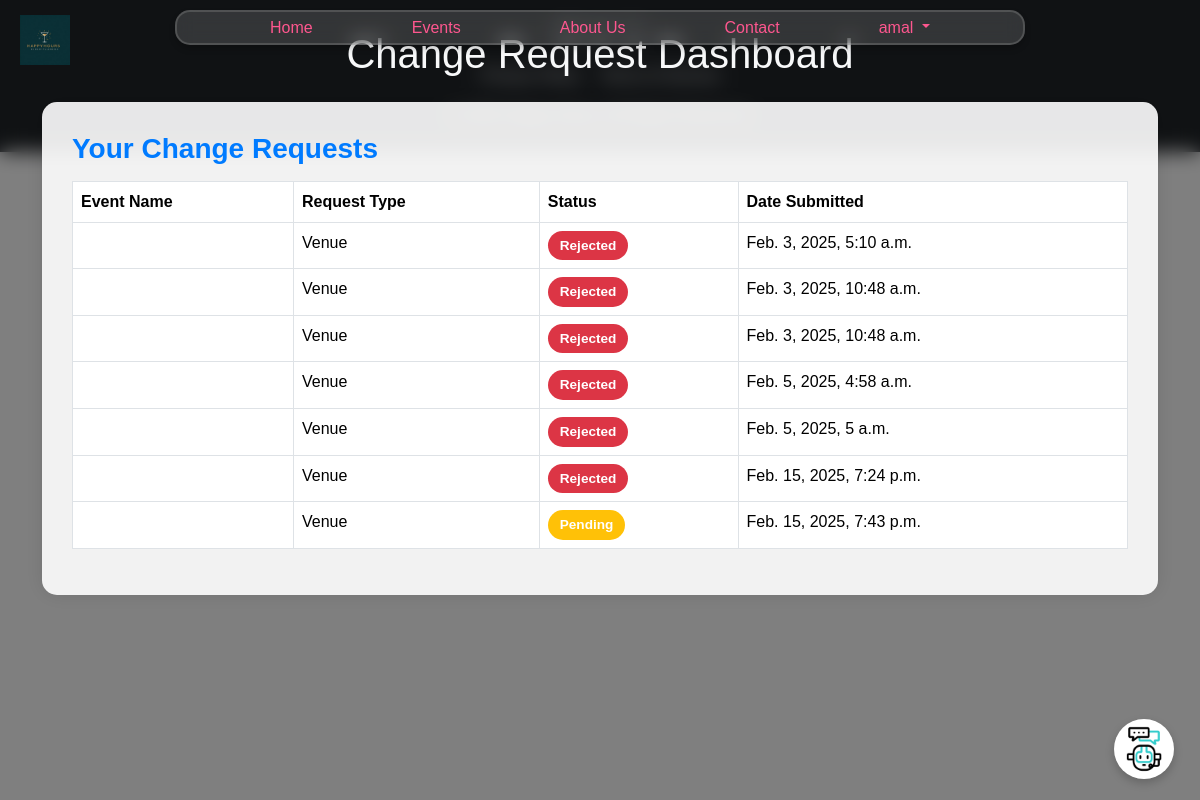
The app's page /user/change-requests-dashboard/ (signed in) with its own data.
### userapp/models.py (models this page shows, shortened)
class CustomUser(AbstractUser):
    phone_number = models.CharField(max_length=15, null=True, blank=True)
    address = models.TextField(null=True, blank=True)
    profile_picture = models.ImageField(upload_to='profile_pics/', null=True, blank=True)  # New field

class ChangeRequest(models.Model):
    user = models.ForeignKey(CustomUser, on_delete=models.CASCADE)
    booking = models.ForeignKey('eventapp.Booking', on_delete=models.CASCADE)  # Use a string reference
    request_type = models.CharField(
        max_length=50,
        choices=[('Date', 'Date'), ('Venue', 'Venue')]
    )  # What change is requested
    new_value = models.CharField(max_length=255)  # The new date/venue requested
    status = models.CharField(
        max_length=50,
        choices=[('Pending', 'Pending'), ('Approved', 'Approved'), ('Rejected', 'Rejected')],
        default='Pending'
    )
    created_at = models.DateTimeField(auto_now_add=True)

### userapp/views.py (the view)
# urls.py: path('change-requests-dashboard/', views.change_requests_dashboard, name='change_requests_dashboard'),
@login_required
def change_requests_dashboard(request):
    change_requests = ChangeRequest.objects.filter(user=request.user)
    return render(request, 'eventapp/change_request_dashboard.html', {'change_requests': change_requests})

### userapp/context_processors.py (called while the page is built)
def timestamp(request):
    return {
        'timestamp': int(time.time())  # Or use any versioning logic you prefer
    }

def toast_message(request):
    return {
        'toast_message': {
            'type': getattr(request, 'toast_type', None),  # Default to None if not set
            'message': getattr(request, 'toast_message', None),  # Default to None if not set
        }
    }

### eventapp/templates/eventapp/change_request_dashboard.html (shortened to what this page needs)
{% extends "base.html" %}
{% load static %}
{% block content %}
<div class="blur-background">
    <div class="container">
        <h1 class="text-center text-light mb-4">Change Request Dashboard</h1>
        <div class="dashboard-card">
            <h3 class="section-title">Your Change Requests</h3>
            {% if change_requests %}
            <table class="table table-bordered table-hover">
                <thead class="thead-dark">
                    <tr>
                        <th>Event Name</th>
                        <th>Request Type</th>
                        <th>Status</th>
                        <th>Date Submitted</th>
                    </tr>
                </thead>
                <tbody>
                    {% for request in change_requests %}
                    <tr>
                        <td>{{ request.booking.event_name }}</td>
                        <td>{{ request.get_request_type_display }}</td>
                        <td>
                            <span class="badge {% if request.status == 'Approved' %}bg-success{% elif request.status == 'Pending' %}bg-warning{% else %}bg-danger{% endif %}">
                                {{ request.status }}
                            </span>
                        </td>
                        <td>{{ request.created_at }}</td>
                    </tr>
                    {% endfor %}
                </tbody>
            </table>
            {% else %}
            <p class="text-muted">You have not submitted any change requests.</p>
            {% endif %}
        </div>
    </div>
</div>
{% endblock content %}

### templates/base.html (shortened to what this page needs)
{% load static %}
{% load custom_filters %}
<!DOCTYPE html>
<html lang="en">
<head>
    <link href="https://cdn.jsdelivr.net/npm/bootstrap@5.3.2/dist/css/bootstrap.min.css" rel="stylesheet">
    <link href="https://cdn.jsdelivr.net/npm/bootstrap-icons/font/bootstrap-icons.css" rel="stylesheet">
    <link rel="stylesheet" href="{% static 'css/styles.css' %}?v={{ timestamp }}">
</head>
<body>
    <div class="toast-container top-0 end-0 p-3" id="toast-container">
    </div>
    <header>
        <img src="{% static 'images/happy-hours.jpeg' %}" alt="Happy Hours Logo" class="custom-logo">
        <nav class="navbar custom-navbar navbar-expand-lg">
            <div class="container">
                <div class="collapse navbar-collapse" id="navbarNavDropdown">
                    <ul class="navbar-nav ms-auto">
                        <li class="nav-item"><a class="nav-link {% if request.path == '/' %}active{% endif %}"
                                href="/">Home</a></li>
                        <li class="nav-item"><a class="nav-link {% if request.path == '/events' %}active{% endif %}"
                                href="/events">Events</a></li>
                        <li class="nav-item"><a class="nav-link {% if request.path == '/about' %}active{% endif %}"
                                href="/about">About Us</a></li>
                        <li class="nav-item"><a class="nav-link {% if request.path == '/contact' %}active{% endif %}"
                                href="/contact">Contact</a></li>
                        {% if user.is_authenticated %}
                        <li class="nav-item dropdown">
                            <a class="nav-link dropdown-toggle" href="#" id="navbarDropdown" role="button"
                                data-bs-toggle="dropdown" aria-expanded="false">
                                {{ user.username }}
                            </a>
                        </li>
                        {% else %}
                        <li class="nav-item"><a class="nav-link" href="{% url 'userapp:login' %}">Login</a></li>
                        <li class="nav-item"><a class="nav-link" href="{% url 'userapp:signup' %}">Sign Up</a></li>
                        {% endif %}
                    </ul>
                </div>
            </div>
        </nav>
    </header>
    <main>
        {% block content %}{% endblock %}
    </main>
    {% block footer %}
    <footer class="bg-dark text-white text-center py-4 mt-auto">
        <div class="container">
            <div class="d-flex justify-content-center mb-3">
                <a href="https://facebook.com" class="text-white me-3"><i class="bi bi-facebook"></i></a>
                <a href="https://twitter.com" class="text-white me-3"><i class="bi bi-twitter"></i></a>
                <a href="https://instagram.com" class="text-white"><i class="bi bi-instagram"></i></a>
            </div>
            <div class="mb-3">
                <a href="{% url 'eventapp:privacy_policy' %}" class="text-white me-3">Privacy Policy</a>
                <a href="{% url 'eventapp:terms_of_service' %}" class="text-white">Terms of Service</a>
            </div>
            <p class="mb-0">&copy; 2025 Happy Hours. All Rights Reserved.</p>
        </div>
    </footer>
    {% endblock %}
    {% include 'chatbot.html' %}
</body>
</html>

### static/css/styles.css (style rules this page uses)
body, html { font-family: "Arial", sans-serif; margin: 0; padding: 0; background-color: #ffffff; }
.custom-logo { position: absolute; top: 15px; left: 20px; height: 50px; z-index: 1500; }
.custom-navbar { position: fixed; top: 10px; left: 50%; transform: translateX(-50%); width: 850px; max-height: 35px; z-index: 1000; background-color: rgba( 255, 255, 255, 0.15 ) !important; backdrop-filter: blur(10px); border-radius: 15px; border: 2px solid rgba(255, 255, 255, 0.15); box-shadow: 0px 4px 6px rgba(0, 0, 0, 0.2); padding: 10px 0; }
.custom-navbar .navbar-nav { display: flex; justify-content: space-evenly; width: 100%; }
.custom-navbar .nav-link { color: #fe578f; font-size: 1rem; font-weight: 500; text-decoration: none; margin: 0 10px; transition: color 0.3s ease; }
footer { background-color: #222; color: #fff; padding: 20px 0; }
footer a { color: #ff4081; text-decoration: none; transition: color 0.3s ease; }
::placeholder { color: rgba(255, 255, 255, 0.7); }

### eventapp/templates/eventapp/change_request_dashboard.html (style rules this page uses)
.blur-background { position: fixed; top: 0; left: 0; width: 100%; height: 100%; backdrop-filter: blur(10px); background: rgba(0, 0, 0, 0.5); overflow-y: auto; padding: 30px 0; }
.dashboard-card { background: rgba(255, 255, 255, 0.9); padding: 30px; border-radius: 15px; box-shadow: 0 0 20px rgba(0, 0, 0, 0.1); margin-bottom: 20px; animation: fadeIn 0.5s ease; }
.section-title { color: #007bff; font-weight: bold; margin-bottom: 15px; }
.badge { padding: 0.5rem 0.75rem; font-size: 0.85rem; border-radius: 20px; }

### records on screen
CustomUser: username "amal"
ChangeRequest: request_type "Venue", status "Rejected", created_at "Feb. 3, 2025, 5:10 a.m."
ChangeRequest: request_type "Venue", status "Rejected", created_at "Feb. 3, 2025, 10:48 a.m."
ChangeRequest: request_type "Venue", status "Rejected", created_at "Feb. 3, 2025, 10:48 a.m."
ChangeRequest: request_type "Venue", status "Rejected", created_at "Feb. 5, 2025, 4:58 a.m."
ChangeRequest: request_type "Venue", status "Rejected", created_at "Feb. 5, 2025, 5 a.m."
ChangeRequest: request_type "Venue", status "Rejected", created_at "Feb. 15, 2025, 7:24 p.m."
ChangeRequest: request_type "Venue", status "Pending", created_at "Feb. 15, 2025, 7:43 p.m."
